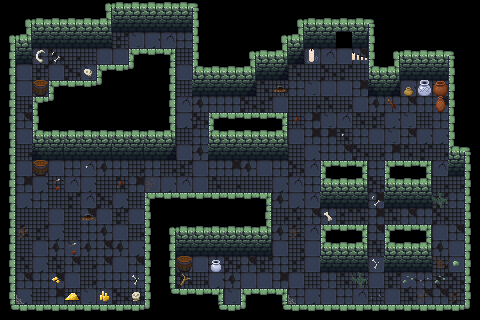

Tiled map render using the project's own tile images. Description and the whole map definition, tile-layer contents included, below:
An orthogonal 30x20 tile map with 16x16 px tiles, 4 tile layers (podlaha, steny, dekoracie_zem, dekoracie), 2 tilesets and 6 objects (2x odrazajuca_prisera, hrac, priamociara_prisera, truhla, dvere).

<map version="1.10" tiledversion="1.11.0" orientation="orthogonal" renderorder="right-down" width="30" height="20" tilewidth="16" tileheight="16" infinite="0" nextlayerid="12" nextobjectid="26">
 <tileset firstgid="1" source="../tilesety/damp_dungeon_tileset.tsx" />
 <tileset firstgid="57" source="../tilesety/damp_dungeon_sprites.tsx" />
 <objectgroup id="7" name="entity">
  <object id="11" name="hrac" gid="2147483687" x="224" y="304" width="16" height="16" />
  <object id="16" name="priamociara_prisera" gid="2147483687" x="225" y="190" width="16" height="16" />
  <object id="17" name="odrazajuca_prisera" gid="2147483687" x="280" y="195" width="16" height="16" />
  <object id="19" name="truhla" gid="2147483687" x="80" y="305" width="16" height="16" />
  <object id="20" name="odrazajuca_prisera" gid="2147483687" x="55" y="70" width="16" height="16" />
  <object id="22" name="dvere" gid="39" x="335.95" y="47.82" width="16" height="16" />
 </objectgroup>
 <layer id="2" name="podlaha" width="30" height="20">
  <data encoding="csv">
0,0,0,0,0,0,0,0,0,0,0,0,0,0,0,0,0,0,0,0,0,0,0,0,0,0,0,0,0,0,
0,0,0,0,0,0,0,0,0,0,0,0,0,0,0,0,0,0,0,0,0,0,0,0,0,0,0,0,0,0,
0,0,0,0,0,0,0,36,38,31,45,23,0,0,0,0,0,0,0,0,0,0,0,0,0,0,0,0,0,0,
0,0,23,50,29,22,24,24,0,0,0,22,0,0,0,0,0,0,0,24,45,24,37,0,0,0,0,0,0,0,
0,24,36,24,50,38,0,0,0,0,0,24,0,0,0,0,0,0,43,22,50,36,22,0,0,0,0,0,0,0,
0,24,43,0,0,0,0,0,0,0,0,22,0,0,0,0,43,29,23,38,24,24,30,0,0,31,45,43,0,0,
0,29,0,0,0,0,0,0,0,0,0,45,44,23,23,50,36,24,22,29,43,29,24,44,23,37,23,37,0,0,
0,37,0,0,0,0,0,0,0,0,0,31,50,0,0,0,0,0,22,30,38,45,43,36,31,38,22,23,0,0,
0,24,0,0,0,0,0,0,0,0,0,22,23,0,0,0,0,0,24,30,30,43,23,24,38,37,31,31,0,0,
0,29,0,0,0,0,0,0,0,0,0,24,44,0,0,0,0,0,22,31,23,37,50,29,30,43,36,29,0,0,
0,24,29,24,23,45,44,23,29,23,29,36,24,23,30,44,24,23,50,45,0,0,0,23,0,0,0,45,0,0,
0,30,31,22,45,31,22,43,30,24,31,45,24,43,29,22,22,31,45,23,0,0,0,50,0,0,0,29,29,0,
0,31,23,22,36,45,50,31,22,0,0,0,0,0,0,0,0,44,31,45,0,0,0,30,0,0,0,36,23,0,
0,22,22,24,22,37,24,36,24,0,0,0,0,0,0,0,0,29,43,37,23,36,43,30,43,37,23,50,22,0,
0,43,36,31,22,23,44,24,29,0,0,0,0,0,0,0,0,44,43,45,0,0,0,37,0,0,0,24,37,0,
0,22,24,44,38,44,37,44,31,0,0,0,0,0,0,0,0,24,29,24,0,0,0,43,0,0,0,44,24,0,
0,43,31,43,37,29,37,24,37,0,0,24,24,44,50,37,36,23,36,24,0,0,0,24,0,0,0,29,24,0,
0,37,23,37,24,29,23,23,23,0,0,50,29,31,44,24,24,30,24,22,23,43,29,24,36,31,23,36,50,0,
0,31,22,30,29,38,38,50,29,0,0,0,0,0,38,0,0,0,23,31,24,23,45,22,24,43,37,37,36,0,
0,0,0,0,0,0,0,0,0,0,0,0,0,0,0,0,0,0,0,0,0,0,0,0,0,0,0,0,0,0
</data>
 </layer>
 <layer id="8" name="steny" width="30" height="20">
  <data encoding="csv">
0,0,0,0,0,0,1,2,2,2,2,2,3,0,0,0,0,0,0,0,0,0,0,0,0,0,0,0,0,0,
0,1,2,2,2,2,12,9,9,9,9,9,10,0,0,0,0,0,1,2,2,2,2,3,0,0,0,0,0,0,
1,12,9,9,9,9,9,0,0,0,0,0,10,0,0,0,0,1,12,9,9,0,19,10,0,0,0,0,0,0,
8,9,0,0,0,0,0,0,4,16,5,0,10,0,0,1,2,12,21,0,0,0,0,10,1,2,2,2,3,0,
8,0,0,0,0,0,4,16,17,0,8,0,11,2,2,12,9,21,0,0,0,0,0,11,12,9,9,9,10,0,
8,0,0,4,16,16,17,0,0,0,8,0,9,9,9,21,0,0,0,0,0,0,0,20,21,0,0,0,10,0,
8,0,4,17,0,0,0,0,0,0,8,0,0,0,0,0,0,0,0,0,0,0,0,0,0,0,0,0,10,0,
8,0,10,0,0,0,0,0,0,0,8,0,0,4,16,16,16,5,0,0,0,0,0,0,0,0,0,0,10,0,
8,0,11,13,13,13,13,13,13,13,12,0,0,11,2,2,2,12,0,0,0,0,0,0,0,0,0,0,10,0,
8,0,20,19,9,9,19,9,19,9,21,0,0,9,9,9,9,9,0,0,0,0,0,0,0,0,0,0,11,3,
8,0,0,0,0,0,0,0,0,0,0,0,0,0,0,0,0,0,0,0,4,16,5,0,4,16,5,0,9,10,
8,0,0,0,0,0,0,0,0,0,0,0,0,0,0,0,0,0,0,0,11,2,12,0,11,2,12,0,0,10,
8,0,0,0,0,0,0,0,0,4,16,16,16,16,16,16,5,0,0,0,9,9,9,0,9,9,9,0,0,10,
8,0,0,0,0,0,0,0,0,10,0,0,0,0,0,0,8,0,0,0,0,0,0,0,0,0,0,0,0,10,
8,0,0,0,0,0,0,0,0,10,1,13,13,13,13,13,12,0,0,0,4,16,5,0,4,16,5,0,0,10,
8,0,0,0,0,0,0,0,0,10,8,9,9,9,9,9,19,0,0,0,11,2,12,0,11,2,12,0,0,10,
8,0,0,0,0,0,0,0,0,10,8,0,0,0,0,0,0,0,0,0,9,9,9,0,9,9,9,0,0,10,
8,0,0,0,0,0,0,0,0,10,8,0,0,0,0,0,0,0,0,0,0,0,0,0,0,0,0,0,0,10,
8,0,0,0,0,0,0,0,0,10,15,16,16,5,0,4,16,5,0,0,0,0,0,0,0,0,0,0,0,10,
15,16,16,16,16,16,16,16,16,17,0,0,0,15,16,17,0,15,16,16,16,16,16,16,16,16,16,16,16,17
</data>
 </layer>
 <layer id="10" name="dekoracie_zem" width="30" height="20">
  <data encoding="csv">
0,0,0,0,0,0,0,0,0,0,0,0,0,0,0,0,0,0,0,0,0,0,0,0,0,0,0,0,0,0,
0,0,0,0,0,0,0,0,0,0,0,0,0,0,0,0,0,0,0,0,0,0,0,0,0,0,0,0,0,0,
0,0,0,0,0,0,0,0,0,0,0,0,0,0,0,0,0,0,0,0,0,0,0,0,0,0,0,0,0,0,
0,0,97,99,0,0,0,0,0,0,0,0,0,0,0,0,0,0,0,0,0,0,0,0,0,0,0,0,0,0,
0,0,0,0,0,103,0,0,0,0,0,0,0,0,0,0,0,0,0,0,0,0,0,0,0,0,0,0,0,0,
0,0,0,0,0,0,0,0,0,0,0,0,0,0,0,0,0,81,0,0,0,0,0,0,0,0,0,0,0,0,
0,0,0,0,0,0,0,0,0,0,0,0,0,0,0,0,0,0,0,0,0,0,0,0,80,0,0,0,0,0,
0,0,0,0,0,0,0,0,0,0,0,0,0,0,0,0,0,0,79,0,0,0,0,0,0,0,0,0,0,0,
0,0,0,0,0,0,0,0,0,0,0,0,0,0,0,0,0,0,0,0,0,78,0,0,0,0,0,0,0,0,
0,0,0,0,0,0,0,0,0,0,0,0,0,0,0,0,0,0,0,0,0,0,0,0,0,0,0,0,0,0,
0,0,0,0,0,78,0,0,0,0,0,0,0,0,0,0,0,0,0,0,0,0,0,0,0,0,0,0,0,0,
0,0,0,77,0,0,0,79,0,138,0,0,0,0,0,0,0,0,0,0,0,0,0,0,0,0,0,0,0,0,
0,0,0,0,0,0,0,0,0,0,0,0,0,0,0,0,0,0,0,0,0,0,0,99,0,0,0,127,0,0,
0,0,0,0,0,81,0,0,0,0,0,0,0,0,0,0,0,0,0,0,98,0,0,0,0,0,0,0,0,0,
0,138,0,0,0,0,0,0,0,0,0,0,0,0,0,0,0,0,138,0,0,0,0,0,0,0,0,0,0,0,
0,0,0,0,77,0,0,0,0,0,0,0,0,0,0,0,0,0,0,0,0,0,0,0,0,0,0,0,0,0,
0,0,0,0,0,0,0,0,0,0,0,0,0,0,0,0,0,0,0,0,0,0,0,100,0,0,0,137,152,0,
0,0,0,88,0,0,0,0,100,0,0,76,0,0,0,0,0,0,0,0,0,0,127,0,0,153,151,153,0,0,
0,113,0,0,0,0,0,0,0,0,0,0,0,0,0,0,0,0,113,0,0,0,0,149,0,0,138,0,138,0,
0,0,0,0,0,0,0,0,0,0,0,0,0,0,0,0,0,0,0,0,0,0,0,0,0,0,0,0,0,0
</data>
 </layer>
 <layer id="11" name="dekoracie" width="30" height="20">
  <data encoding="csv">
0,0,0,0,0,0,0,0,0,0,0,0,0,0,0,0,0,0,0,0,0,0,0,0,0,0,0,0,0,0,
0,0,0,0,0,0,0,0,0,0,0,0,0,0,0,0,0,0,0,0,0,0,0,0,0,0,0,0,0,0,
0,0,0,0,0,0,0,0,0,0,0,0,0,0,0,0,0,0,0,0,0,0,0,0,0,0,0,0,0,0,
0,0,0,0,0,0,0,0,0,0,0,0,0,0,0,0,0,0,0,70,0,0,72,0,0,0,0,0,0,0,
0,0,0,0,0,0,0,0,0,0,0,0,0,0,0,0,0,0,0,0,0,0,0,0,0,0,0,0,0,0,
0,0,67,0,0,0,0,0,0,0,0,0,0,0,0,0,0,0,0,0,0,0,0,0,0,65,57,60,0,0,
0,0,0,0,0,0,0,0,0,0,0,0,0,0,0,0,0,0,0,0,0,0,0,0,0,0,0,61,0,0,
0,0,0,0,0,0,0,0,0,0,0,0,0,0,0,0,0,0,0,0,0,0,0,0,0,0,0,0,0,0,
0,0,0,0,0,0,0,0,0,0,0,0,0,0,0,0,0,0,0,0,0,0,0,0,0,0,0,0,0,0,
0,0,0,0,0,0,0,0,0,0,0,0,0,0,0,0,0,0,0,0,0,0,0,0,0,0,0,0,0,0,
0,0,67,0,0,0,0,0,0,0,0,0,0,0,0,0,0,0,0,0,0,0,0,0,0,0,0,0,0,0,
0,0,0,0,0,0,0,0,0,0,0,0,0,0,0,0,0,0,0,0,0,0,0,0,0,0,0,0,0,0,
0,0,0,0,0,0,0,0,0,0,0,0,0,0,0,0,0,0,0,0,0,0,0,0,0,0,0,0,0,0,
0,0,0,0,0,0,0,0,0,0,0,0,0,0,0,0,0,0,0,0,0,0,0,0,0,0,0,0,0,0,
0,138,0,0,0,0,0,0,0,0,0,0,0,0,0,0,0,0,0,0,0,0,0,0,0,0,0,0,0,0,
0,0,0,0,0,0,0,0,0,0,0,0,0,0,0,0,0,0,0,0,0,0,0,0,0,0,0,0,0,0,
0,0,0,0,0,0,0,0,0,0,0,67,0,59,0,0,0,0,0,0,0,0,0,0,0,0,0,0,0,0,
0,0,0,0,0,0,0,0,0,0,0,0,0,0,0,0,0,0,0,0,0,0,0,0,0,0,0,0,0,0,
0,113,0,0,91,0,90,0,102,0,0,0,0,0,0,0,0,0,113,0,0,0,0,0,0,0,0,0,0,0,
0,0,0,0,0,0,0,0,0,0,0,0,0,0,0,0,0,0,0,0,0,0,0,0,0,0,0,0,0,0
</data>
 </layer>
</map>
